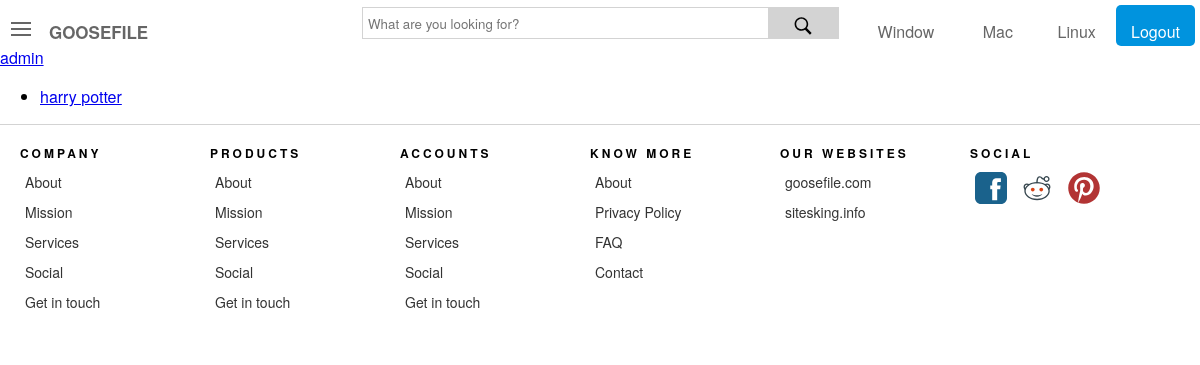
Before: /movie_list/ with the older database file.
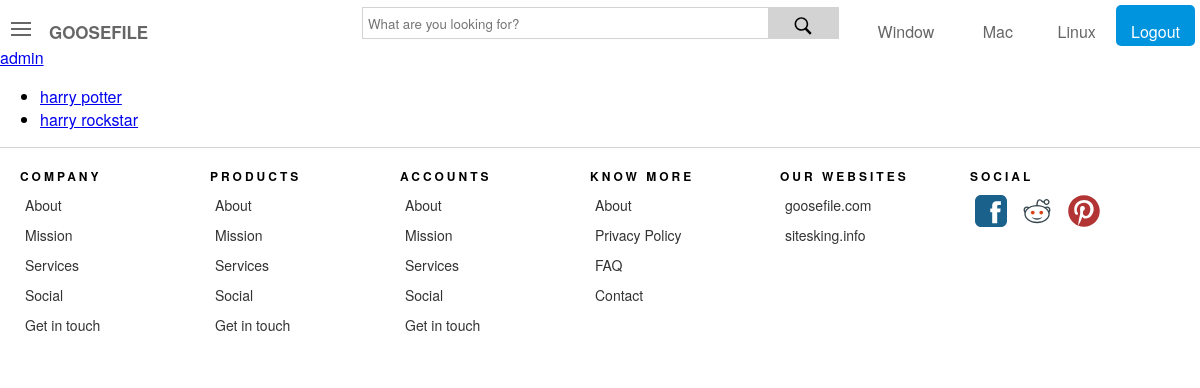
After: the same page with the newer database file.
### movies_list/models.py (models this page shows, shortened)
class Movies_list(models.Model):
	id=models.AutoField(primary_key=True)
	name=models.TextField(blank=False,null=False)
	genres_list_id=models.IntegerField(blank=False,null=False)
	cast_id=models.IntegerField()
	director_id=models.IntegerField()
	writer_id=models.IntegerField()
	country_id=models.IntegerField()
	story_line=models.TextField()
	season_id=models.IntegerField(blank=False)
	cost=models.IntegerField()
	Awards_id=models.IntegerField()
	Release=models.DateField(auto_now=False, auto_now_add=False)
	created_at=models.DateTimeField(auto_now=True, auto_now_add=False)
	language_id=models.IntegerField()
	IMDB_ratting=models.FloatField()
	trailer_link=models.TextField()
	views=models.IntegerField()
	likes=models.IntegerField()
	ratting=models.FloatField()
	imdb_link=models.TextField()
	tags=models.TextField()
	class Meta:
		verbose_name_plural = "movies_list"

### movies_list/views_ext.py (the view)
# urls.py: path('movie_list/',include('movies_list.urls')),
def movies_list(request):
	movie_list=Movies_list.objects.all()[:10]
	context={
		'movie_list':movie_list
	}
	return render(request,'movies_list_html/movie_list.html',context)

### movies_list/Templates/movies_list_html/movie_list.html
{% include "includes/header.html"%}
<a href="../admin/">admin</a>
<ul>
	{% for movie in movie_list %}
		<li><a href="../movie/{{movie.id}}">{{movie.name}}</a></li>
	{%endfor%}
</ul>
{% include "includes/footer.html"%}

Changed rows visible on the page:
added Movies_list: name "harry rockstar"
